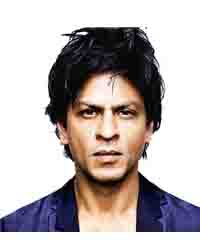
%> input picture main_program/photo2.jpg, 200 x 250 px
$ octave coordinates.m   (GNU Octave 9; MATLAB toolbox functions it lacks are replaced by stand-ins)
%> lines starting %> are read from the running program, lines starting %| are printed output that depends on the picture
iRef = imread('photo2.jpg');
%> iRef is the input picture: size 250x200x3 uint8; mean R, G, B 186.9, 178.3, 177.9
imshow(iRef);

%% CODE BEGINS HERE %%

FDetect = vision.CascadeObjectDetector('FrontalFaceCART','MergeThreshold',6);

%% Returns Bounding Box values for face, eyes, nose
BBface1 = step(FDetect,iRef);
%> BBface1 = [62 77 95 95]

%% Locate face region in main figure
rectangle('Position',BBface1,'LineWidth',5,'LineStyle','-','EdgeColor','r');
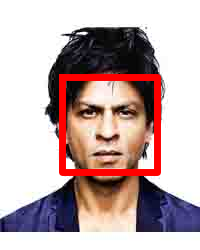
%> figure redrawn from the program's plot data
vFace1 = sqrt(BBface1(3)*BBface1(3) + BBface1(4)*BBface1(4));
%> vFace1 = 134.4
%% Take face reference points

fxRef = BBface1(1);
%> fxRef = 62
fyRef = BBface1(2);
%> fyRef = 77

%% Crop face area to find eyes and nose

iFace = imcrop(iRef,BBface1);
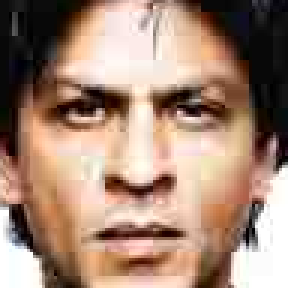
%> iFace: size 96x96x3 uint8 (shown 3 times larger); mean R, G, B 164.8, 135.5, 118

%% Find eye pair

EDetect = vision.CascadeObjectDetector('EyePairBig','MergeThreshold',4);
%> (the run ends here)

$ run again, with main_program/photo1.jpg copied over main_program/photo2.jpg
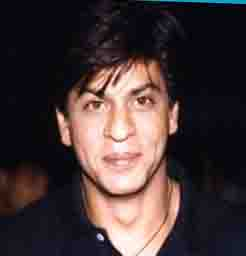
%> input picture main_program/photo1.jpg, 246 x 256 px
%> iRef is the input picture: size 256x246x3 uint8; mean R, G, B 68.8, 54.1, 54.8
%> BBface1 = [58 56 128 128]
%> `rectangle('Position',BBface1,'LineWidth',5,'LineStyle','-','EdgeColor'..`:
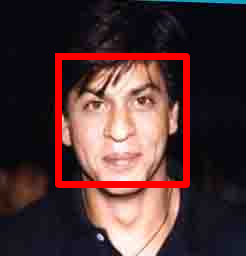
%> figure redrawn from the program's plot data
%> vFace1 = 181
%> fxRef = 58
%> fyRef = 56
%> `iFace = imcrop(iRef,BBface1);`:
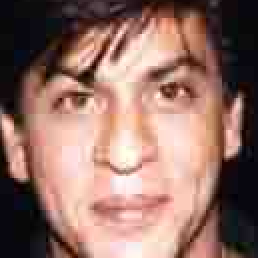
%> iFace: size 129x129x3 uint8 (shown 2 times larger); mean R, G, B 147.2, 112.1, 102.5
